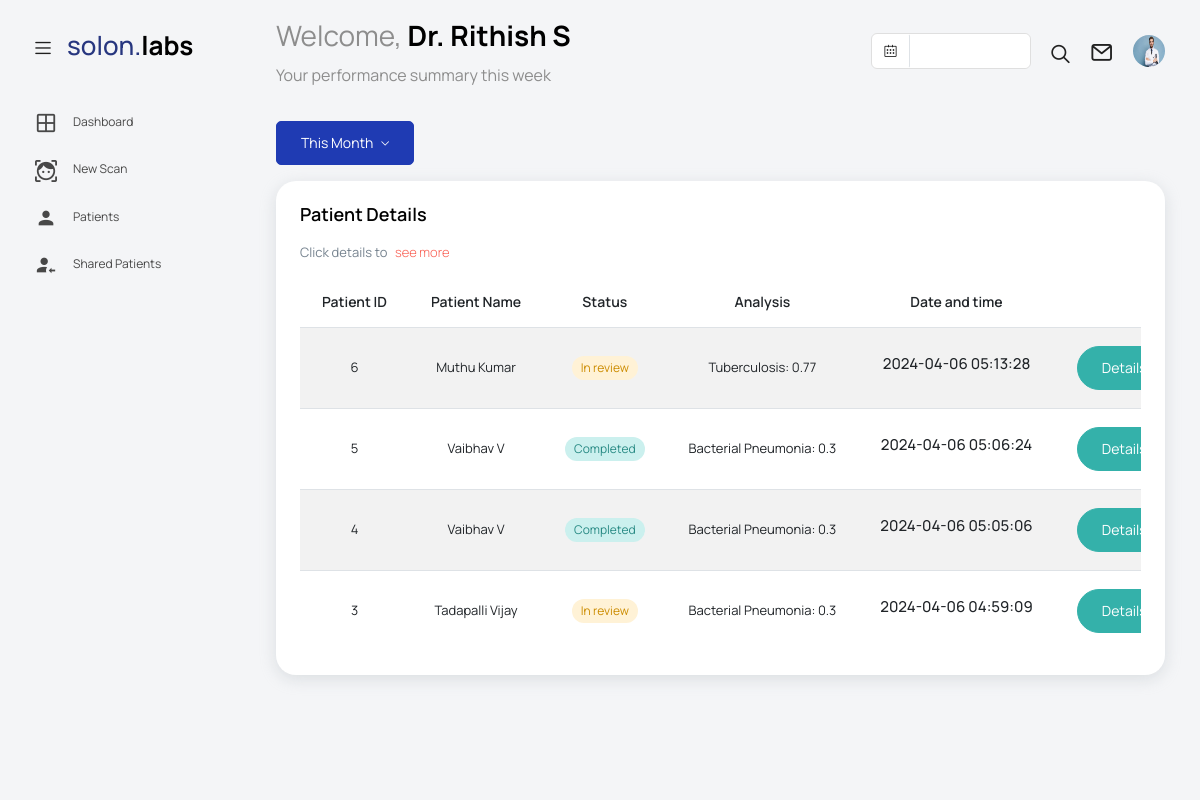
Page /dash/dashPatients (signed in) on the committed database.
### tables this page shows
CREATE TABLE user (
  id INTEGER PRIMARY KEY AUTOINCREMENT,
  name TEXT UNIQUE NOT NULL,
  username TEXT UNIQUE NOT NULL,
  password TEXT NOT NULL,
  profession TEXT NOT NULL
);

CREATE TABLE scan (
  id INTEGER PRIMARY KEY AUTOINCREMENT,
  doctor_id INTEGER NOT NULL,
  created TIMESTAMP NOT NULL DEFAULT CURRENT_TIMESTAMP,
  model TEXT NOT NULL,
  firstName TEXT NOT NULL,
  secondName TEXT NOT NULL,
  age INTEGER NOT NULL,
  gender INTEGER NOT NULL,
  symptoms TEXT,
  input_img NVARCHAR NOT NULL,
  output_res NVARCHAR NOT NULL,
  status TEXT NOT NULL,
  FOREIGN KEY (doctor_id) REFERENCES uesr (id)
);

### dash.py (the view)
@bp.route("/dashPatients")
def dashPatients():
    doctor_id = session.get("user_id")
    db = get_db()
    patients = db.execute(f"SELECT * FROM scan WHERE doctor_id={doctor_id} order by created desc" ).fetchall()
    doctor = db.execute(f"SELECT * FROM user WHERE id={doctor_id}").fetchone()
    return render_template("dashPatients.html", patients=patients, doctor=doctor)

### auth.py (called while the page is built)
@bp.before_app_request
def load_logged_in_user():
    user_id = session.get('user_id')
    if user_id is None:
        g.user = None
    else:
        g.user = get_db().execute(
            'SELECT * FROM user WHERE id = ?', (user_id,)
        ).fetchone()

### db.py (called while the page is built)
def get_db():
    if 'db' not in g:
        g.db = sqlite3.connect(
            current_app.config['DATABASE'],
            detect_types=sqlite3.PARSE_DECLTYPES
        )
        g.db.row_factory = sqlite3.Row
    return g.db

### templates/dashPatients.html (shortened to what this page needs)
{% extends 'dashboardBase.html' %}
{% block doctorName %}
Dr. {{doctor["name"]}}
{% endblock %}
{% block mainPanel %}
<div class="main-panel">
  <div class="content-wrapper">
    <div class="row">
      <div class="dropdown mb-3">
        <button class="btn btn-primary dropdown-toggle" type="button" id="dropdownMenuButton1" data-bs-toggle="dropdown"
          aria-haspopup="true" aria-expanded="true">
          This Month
        </button>
      </div>
    </div>
    <div class="col-lg-12 grid-margin stretch-card">
      <div class="card">
        <div class="card-body">
          <h4 class="card-title">Patient Details</h4>
          <p class="card-description">
            Click details to <code>see more</code>
          </p>
          <div class="table-responsive">
            <table class="table table-striped">
              <thead>
                <tr>
                  <th class="text-center">
                    Patient ID
                  </th>
                  <th class="text-center">
                    Patient Name
                  </th>
                  <th class="text-center">
                    Status
                  </th>
                  <th class="text-center">
                    Analysis
                  </th>
                  <th class="text-center">
                    Date and time
                  </th>
                  <th class="text-center"></th>
                </tr>
              </thead>
              <tbody>
                {% for patient in patients %}
                <tr>
                  <td class="text-center p11">
                    {{patient["id"]}}
                  </td>
                  <td class="text-center p12">
                    {{patient["firstName"]}} {{patient["secondName"]}}
                  </td>
                  <td class="text-center ">{% if patient["status"] == "review"%}
                    <label class="badge badge-opacity-warning p13">In review</label>
                    {% elif patient["status"] == "completed"%}
                    <label class="badge badge-opacity-success p13">Completed</label>
                    {% else %}
                    <label class="badge badge-danger p13"><b>Operation</b></label>
                    {% endif %}
                  </td>
                  <td class="text-center p14">
                    {{patient["output_res"].split("~")[0]}}
                  </td>
                  <td class="text-center p16">
                    <h6>{{patient["created"]}}</h6>
                  </td>
                  <td><a type="button" class="btn btn-success btn-rounded btn-fw order-btn p1"
                      href='{{ url_for("dash.patientDetails", id=patient["id"]) }}'>Details</a>
                  </td>
                </tr>
                {% endfor %}
              </tbody>
            </table>
          </div>
        </div>
      </div>
    </div>
  </div>
</div>
{% endblock %}

### rows in the picture
user: name "Rithish S"
scan: id "6", firstName "Muthu", secondName "Kumar", status "In review", output_res "Tuberculosis: 0.77", created "2024-04-06 05:13:28"
scan: id "5", firstName "Vaibhav", secondName "V", status "Completed", output_res "Bacterial Pneumonia: 0.3", created "2024-04-06 05:06:24"
scan: id "4", firstName "Vaibhav", secondName "V", status "Completed", output_res "Bacterial Pneumonia: 0.3", created "2024-04-06 05:05:06"
scan: id "3", firstName "Tadapalli", secondName "Vijay", status "In review", output_res "Bacterial Pneumonia: 0.3", created "2024-04-06 04:59:09"
